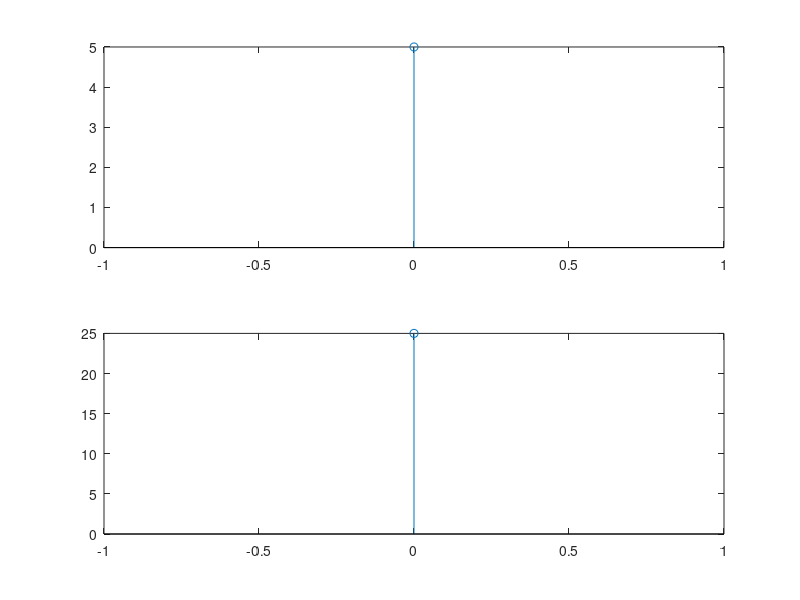

Write the MATLAB code that produced this figure.
clc;
clear all;
close all;
x=input('enter the sequence');
y=fliplr(x);
z=conv(x,y);
disp(z);
n=0:length(x)-1;
subplot(2,1,1);
stem(n,x);
N=-length(x)+1:length(x)-1;
subplot(2,1,2)
stem(N,z);